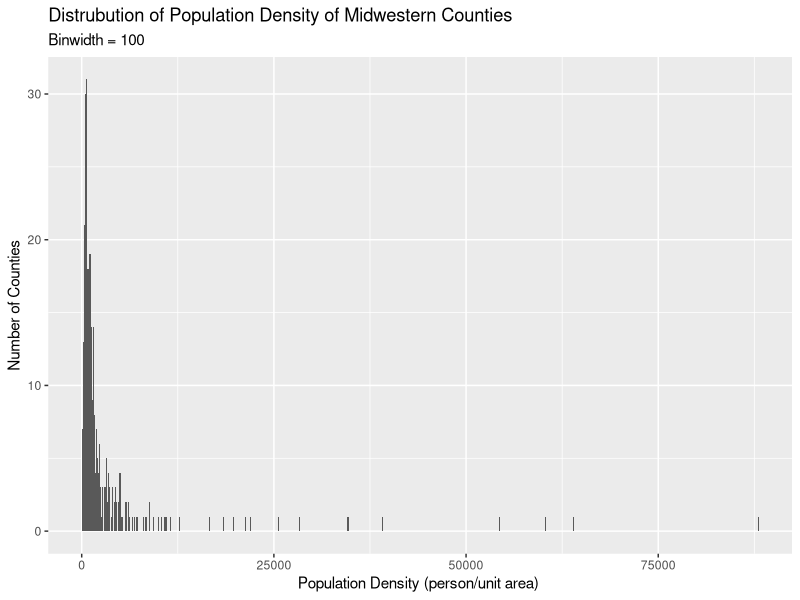
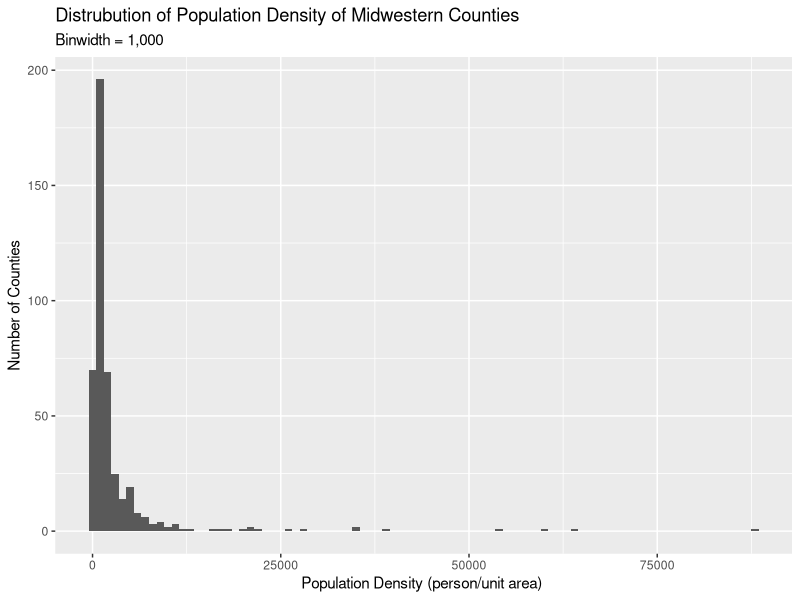
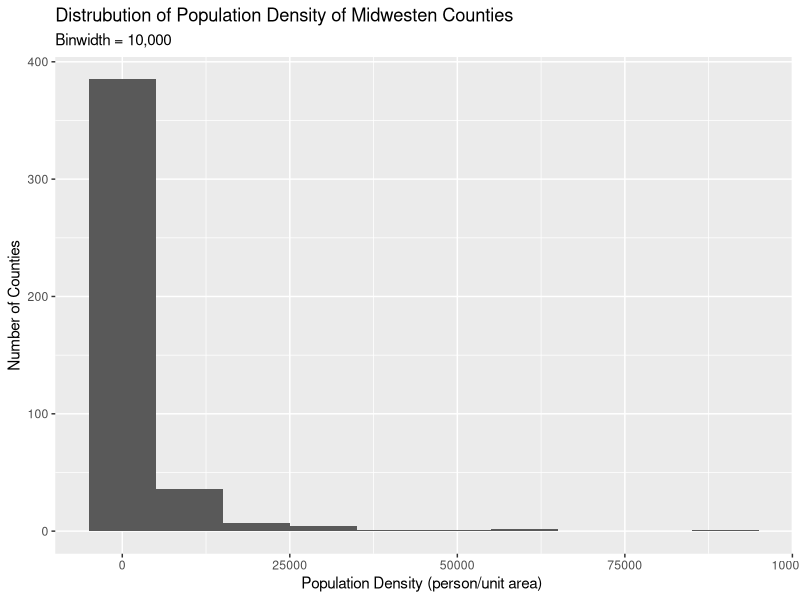
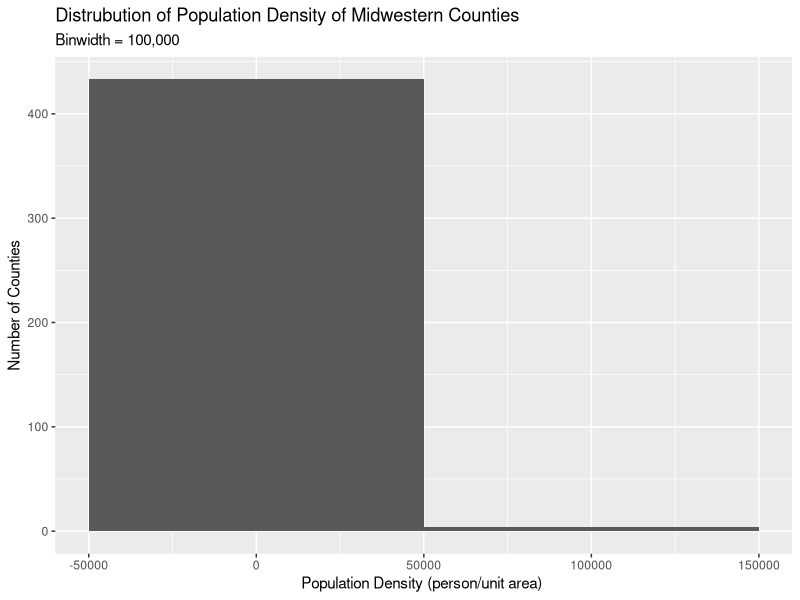
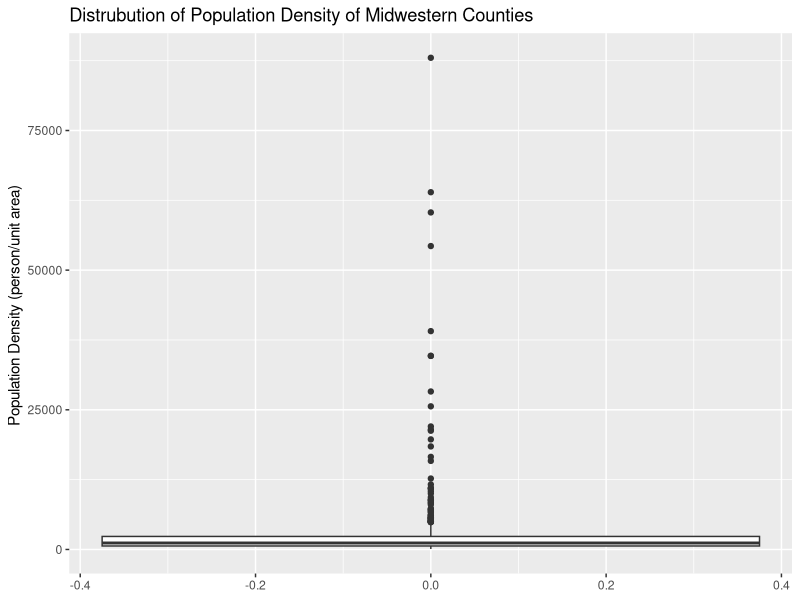

These figures' R source, in order:
## ---- chunk 1
library(tidyverse)
?midwest
## ---- chunk 2
ggplot(midwest, aes(x=popdensity))+
  geom_histogram(binwidth = 100) +
  labs(
   x = "Population Density (person/unit area) ",
    y = "Number of Counties",
    title = "Distrubution of Population Density of Midwestern Counties",
    subtitle = "Binwidth = 100"
  )
## ---- chunk 3
ggplot(midwest, aes(x=popdensity))+
  geom_histogram(binwidth = 1000) +
  labs(
     x = "Population Density (person/unit area) ",
    y = "Number of Counties",
    title = "Distrubution of Population Density of Midwestern Counties",
    subtitle = "Binwidth = 1,000"
  )
## ---- chunk 4
ggplot(midwest, aes(x=popdensity))+
  geom_histogram(binwidth = 10000) +
  labs(
    x = "Population Density (person/unit area) ",
    y = "Number of Counties",
    title = "Distrubution of Population Density of Midwesten Counties",
    subtitle = "Binwidth = 10,000"
  )
## ---- chunk 5
ggplot(midwest, aes(x=popdensity))+
  geom_histogram(binwidth = 100000) +
  labs(
    x = "Population Density (person/unit area) ",
    y = "Number of Counties",
    title = "Distrubution of Population Density of Midwestern Counties",
    subtitle = "Binwidth = 100,000"
  )
## ---- chunk 6
ggplot(midwest, aes(y = popdensity)) +
  geom_boxplot() +
  labs(
    y = "Population Density (person/unit area) ",
    title = "Distrubution of Population Density of Midwestern Counties",)
